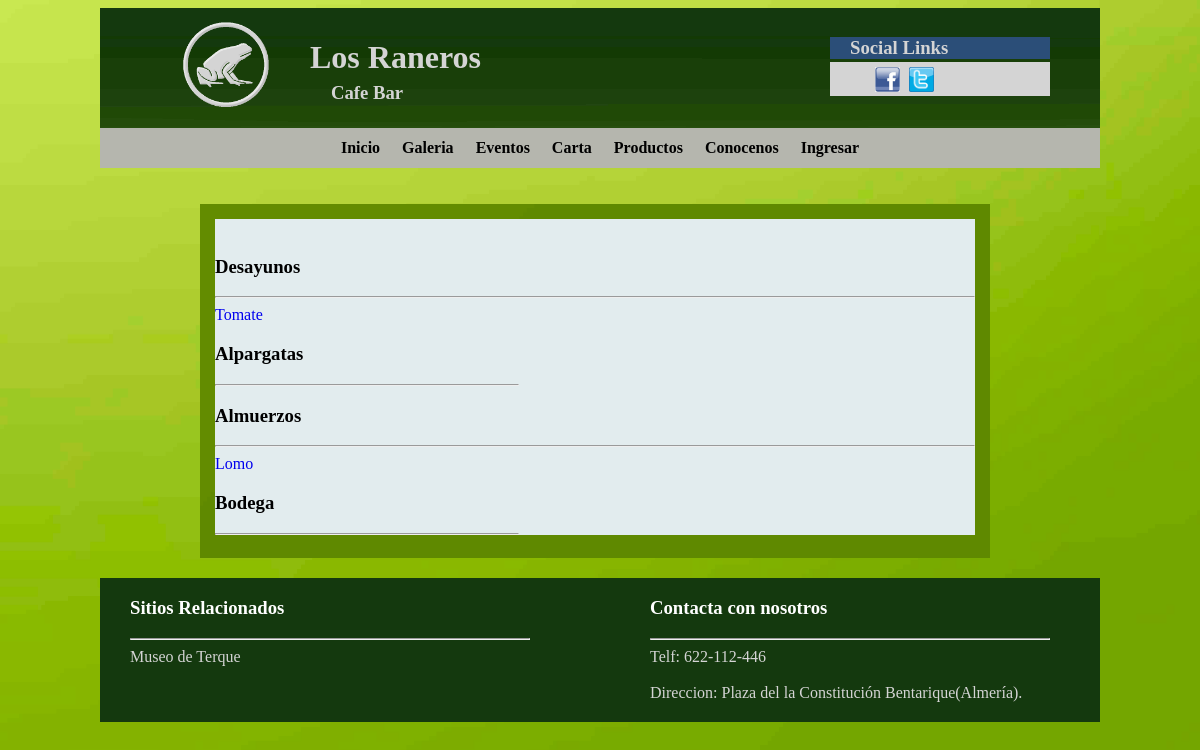
The app's page /carta.php, older data.
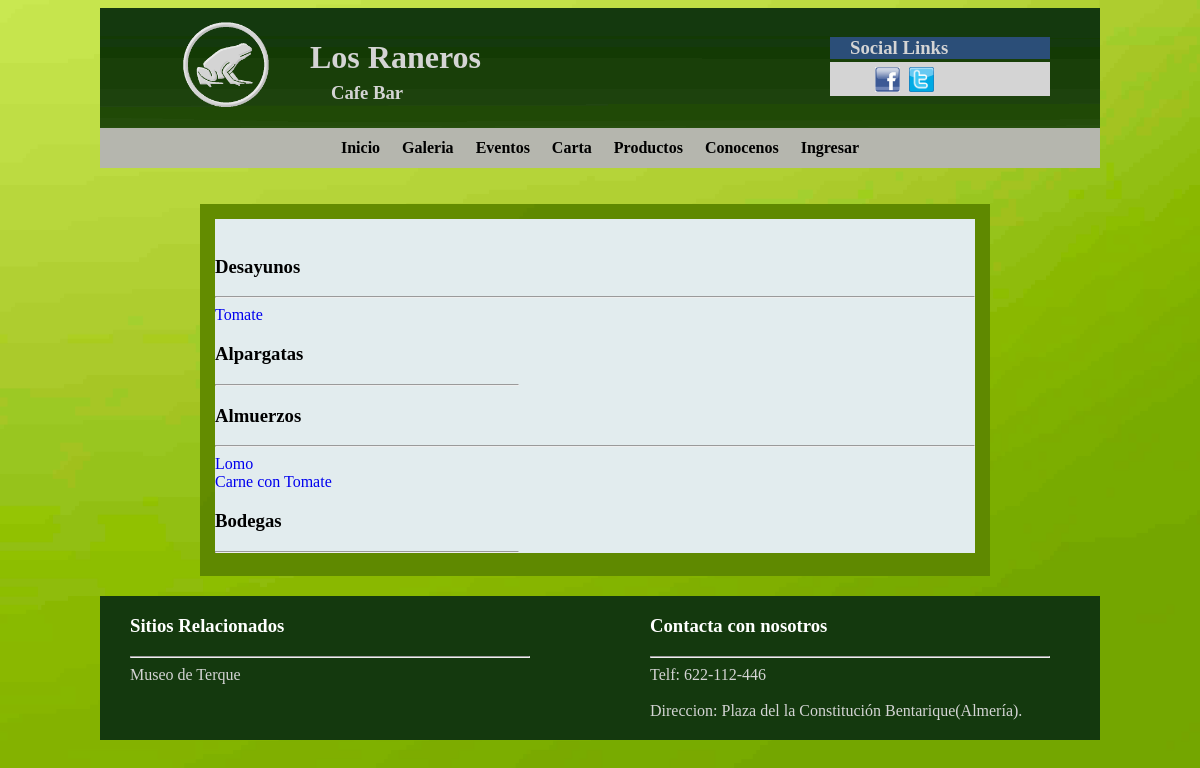
The same page, newer data.
### tables this page shows
CREATE TABLE IF NOT EXISTS `menu` (
  `idMenu` int(11) NOT NULL,
  `nombre` varchar(45) NOT NULL,
  `url` varchar(300) NOT NULL,
  `soloRoot` tinyint(1) NOT NULL DEFAULT '1',
  `usuario_idusuarios` int(11) NOT NULL,
  PRIMARY KEY (`idMenu`),
  KEY `fk_menu_usuario1_idx` (`usuario_idusuarios`)
);

CREATE TABLE IF NOT EXISTS `tipotapa` (
  `idTipoTapa` int(11) NOT NULL AUTO_INCREMENT,
  `nombre` varchar(45) NOT NULL,
  PRIMARY KEY (`idTipoTapa`),
  UNIQUE KEY `idTipoTapa_UNIQUE` (`idTipoTapa`)
);

CREATE TABLE IF NOT EXISTS `tapa` (
  `idTapa` int(11) NOT NULL AUTO_INCREMENT,
  `nombre` varchar(100) NOT NULL,
  `descripcion` varchar(500) NOT NULL,
  `tipoTapa_idTipoTapa` int(11) NOT NULL,
  PRIMARY KEY (`idTapa`),
  UNIQUE KEY `idTapa_UNIQUE` (`idTapa`),
  KEY `fk_tapa_tipoTapa1_idx` (`tipoTapa_idTipoTapa`)
);

### php/constantesConexion.php (called while the page is built)
<?php
      $host="localhost";
      $usuario="root";
      $passwd="";
      $bd="raneros";
?>

### php/conexionSQL.php (called while the page is built, shortened)
<?php
class conexionSQL{
   	public $mysqli;
	function __construct(){
	    include('constantesConexion.php');
		$this->mysqli=new mysqli($host, $usuario,$passwd,$bd);
	}
	public function selectSQL($sentencia){
		return $this->mysqli->query($sentencia);
	}
}
?>

### carta.php (the view, shortened to what this page needs)
<!DOCTYPE html PUBLIC "-//W3C//DTD XHTML 1.0 Transitional//EN" "http://www.w3.org/TR/xhtml1/DTD/xhtml1-transitional.dtd">
<html xmlns="http://www.w3.org/1999/xhtml">
<head>
<link href="css/style.css" rel="stylesheet" type="text/css">
	<link rel="stylesheet" type="text/css" href="engine0/style.css" />
	</head>
<body>
	<div id="contenido">
		<div id="cabecera">
			<img src="css/img/BannerVerde.jpg" id="fondoCabecera">
			<div id="titleHeader">
				<img src="css/img/icono-rana.png" id="logo" width="90px" height="90px">
				<h1>Los Raneros</h1>
				<h3>Cafe Bar</h3>
			</div>
			<div id="redesSociales">
				<div id="redesTitle">
					<h3>Social Links</h3>
				</div>
				<div id="redesLinks">
					<img src="css/img/iconos/facebook.png" class="logoSocial">
					<img src="css/img/iconos/twitter.png" class="logoSocial">
				</div>
			</div>
		</div>
		<div id="menuID" class="menu">
			<?php
				include ('php/menu.php');
				$menu = new menu();
				$menu->mostrar();
			?>
		</div>
		<br></br>
		<div id="contenedorCuerpo">
			<div class="evento">
				<br />
				<?php
					include('php/constantesConexion.php');
					$sql=new conexionSQL();
					$sentencia="SELECT * FROM tipotapa";
					$consulta=$sql->selectSQL($sentencia);
					$contadorColumnas=1;
					while($row=mysqli_fetch_array($consulta, MYSQLI_ASSOC)){
						if(isset($_SESSION['esRoot'])){
							if($_SESSION['esRoot']==1)
								echo "<h3>".$row['nombre']." <a href='addTapa.php?tipoTapa=".$row['idTipoTapa']."'><img src='css/img/iconos/add.png' class='icon' alt='Añadir Tapa'> </a><a href='modificarTipoTapa.php?tipoTapa=".$row['idTipoTapa']."'><img src='css/img/iconos/edit.png' class='icon' alt='Modifiar Tipo de Tapa'> </a><a href='eliminarTipoTapa.php?tipoTapa=".$row['idTipoTapa']."'><img src='css/img/iconos/delete.png' class='icon' alt='Eliminar Tipo de Tapa'> </a></h3>";
							else
								echo "<h3>".$row['nombre']."</h3>";
						}else{
							echo "<h3>".$row['nombre']."</h3>";
						}
						if(($contadorColumnas%2)==1){
							echo "<div class='columLeft'>";
						}else{
							echo "<div class='columRigth'>";
						}
						echo "<hr />";
						$sql2=new conexionSQL();
						$sentencia2="SELECT * FROM tapa WHERE tipoTapa_idTipoTapa='".$row['idTipoTapa']."'";
						$consulta2=$sql2->selectSQL($sentencia2);
						while($row2=mysqli_fetch_array($consulta2, MYSQLI_ASSOC)){
							echo "<a href='php/tapa.php?id=".$row2['idTapa']."'>";
							echo $row2['nombre'];
							if(isset($_SESSION['esRoot'])){
								if($_SESSION['esRoot']==1)
									echo " <a href='modificarTapa.php?idTapa=".$row2['idTapa']."'><img src='css/img/iconos/edit.png' class='icon' alt='Modificar Tapa'> </a><a href='eliminarTapa.php?idTapa=".$row2['idTapa']."'><img src='css/img/iconos/delete.png' class='icon' alt='Eliminar Tapa'> </a></a>";
								else
									echo "</a>";
							}else{
								echo "</a>";
							}
							echo "<br />";
						}
						$contadorColumnas++;
						echo "</div>";
					}
				?>
			</div>
		</div>
		<div id="pie">
			<div id="enlaces">
				<h3>Sitios Relacionados</h3>
				<hr/>
				<a href="http://www.museodeterque.com/" title="Museo de Terque">Museo de Terque</a>
			</div>
			<div id="contacta">
				<h3>Contacta con nosotros</h3>
				<hr/>
				<a>Telf: 622-112-446 </a>
				<br></br>
				<a>Direccion: Plaza del la Constituci&oacute;n Bentarique(Almer&iacute;a).</a>
			</div>
		</div>
	</div>
</body>
</html>

### php/menu.php (shortened to what this page needs)
<?php
class menu {
	public $sql;
	function __construct() {
		include ('conexionSQL.php');
		$this->sql = new conexionSQL ();
	}
	function mostrar() {
		$sentencia = "SELECT * FROM menu";
		$consulta = $this->sql->selectSQL ( $sentencia );
		if (isset ( $_SESSION['nick'] )) {
			while ( $row = mysqli_fetch_array ( $consulta, MYSQLI_ASSOC ) ) {
				if($row ['nombre']!="Ingresar")
				echo "<li><a href='" . $row ['url'] . "'>" . $row ['nombre'] . "</a></li>";
			}
			echo "<li><a href='logout.php'>Cerrar sesion</a></li>";
		} else {
			while ( $row = mysqli_fetch_array ( $consulta, MYSQLI_ASSOC ) ) {
				echo "<li><a href='" . $row ['url'] . "'>" . $row ['nombre'] . "</a></li>"	;
			}
		}
	}
}
?>

Row changes from the older to the newer data that the page shows:
removed tipotapa: nombre "Bodega"
added tapa: nombre "Carne con Tomate", shown under tipotapa "Almuerzos"
added tipotapa: nombre "Bodegas"
